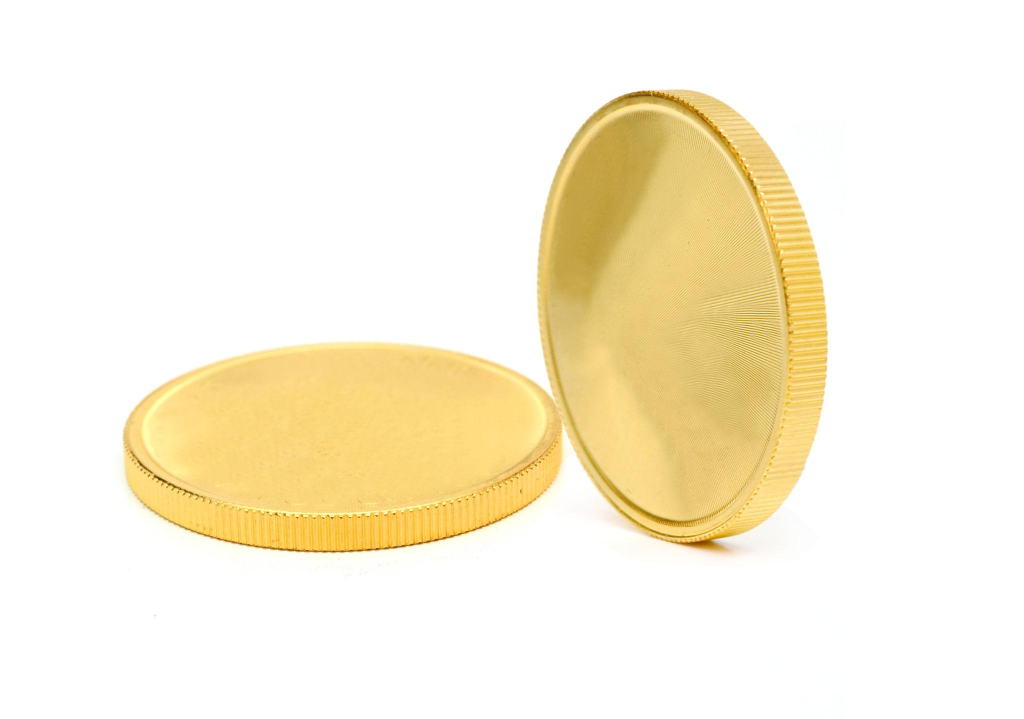
#> input picture images/sample2.jpg, 2048 x 1437 px, found by its file name (shown at 1/2 size)
$ python object_measurement.py
#> lines starting #> are read from the running program, lines starting #| are printed output that depends on the picture; after the words box and inside, x2 and y2 are one past the last pixel; in counts of white or black regions, pixels touching at a corner belong together
import cv2
import numpy as np

img = cv2.imread('images\sample2.jpg')
#> img is the input picture: shape (1437, 2048, 3); mean B, G, R 220.3, 242.2, 250.5

if img is None:
    print("Image not found")
    exit()

gray = cv2.cvtColor(img, cv2.COLOR_BGR2GRAY)
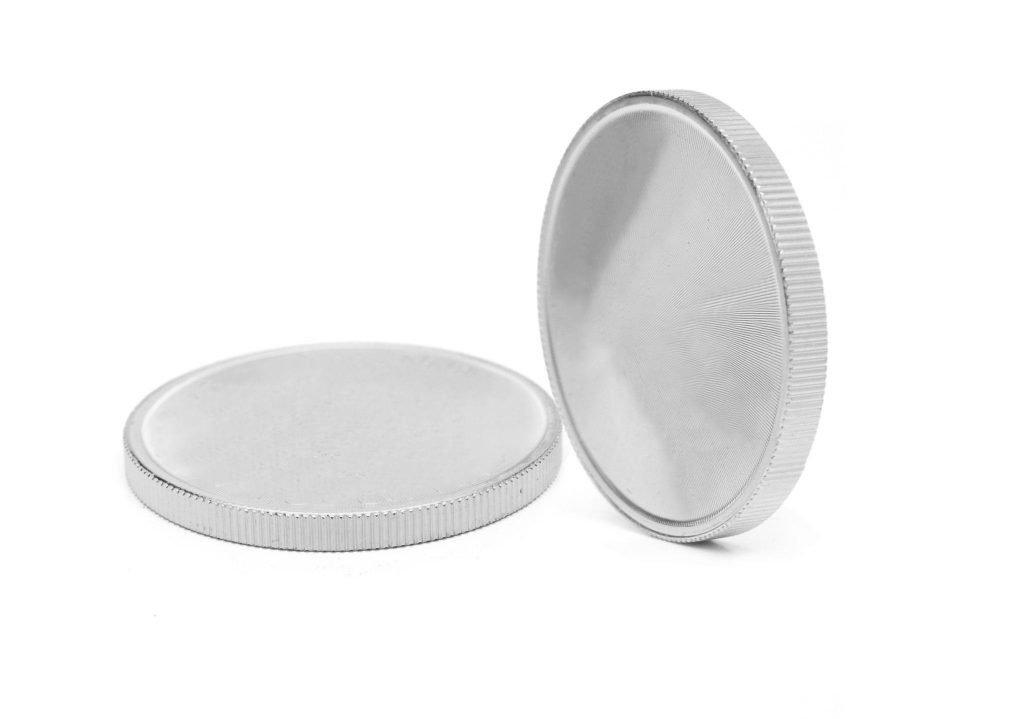
#> gray: shape (1437, 2048) (shown at 1/2 size); min 53, max 255, mean 242.2

_, thresh = cv2.threshold(
    gray, 0, 255, cv2.THRESH_BINARY_INV + cv2.THRESH_OTSU
)
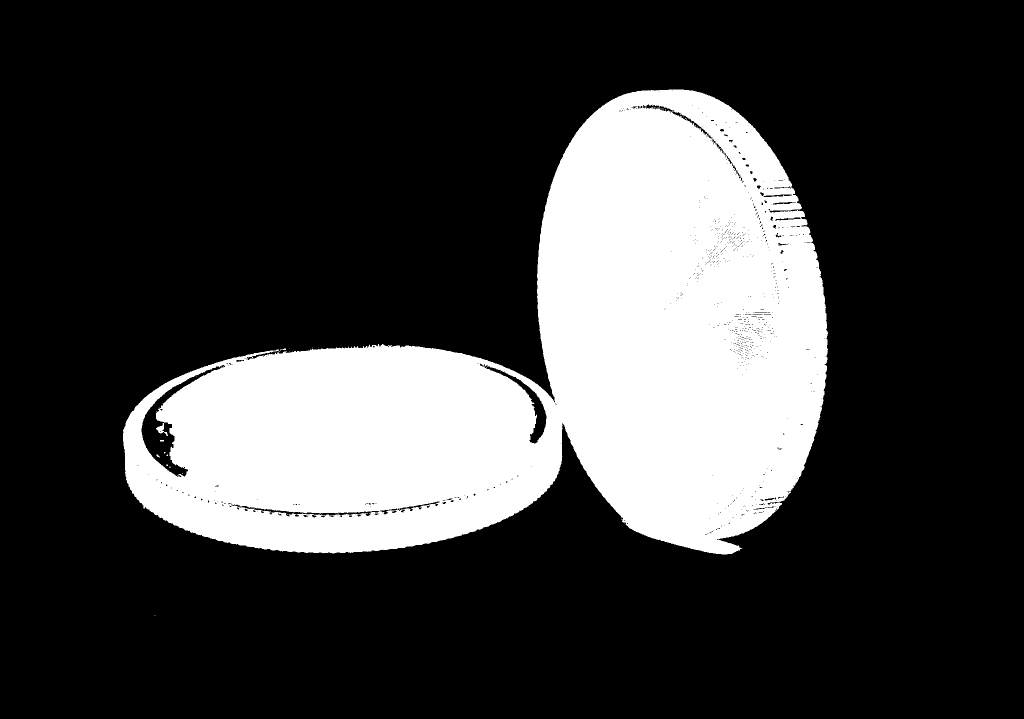
#> thresh: shape (1437, 2048) (shown at 1/2 size); 24% white; 31 white regions (26 under 20 px)

contours, _ = cv2.findContours(
    thresh, cv2.RETR_EXTERNAL, cv2.CHAIN_APPROX_SIMPLE
)
#> contours = 9 contours, 8 with area under 20; largest, box (x1, y1, x2, y2) and area: (246, 179, 1656, 1109) 718436

for cnt in contours:
    area = cv2.contourArea(cnt)

    if area < 500:  # ignore noise
        continue

    x, y, w, h = cv2.boundingRect(cnt)
    cv2.rectangle(img, (x, y), (x + w, y + h), (0, 255, 0), 2)
    cv2.putText(
        img, f"{int(area)}",
        (x, y - 5),
        cv2.FONT_HERSHEY_SIMPLEX, 0.6,
        (0, 0, 255), 2
    )
#> this loop made 9 passes
#> (area, x, y, w, h) on pass 9: (718435.5, 246, 179, 1410, 930)
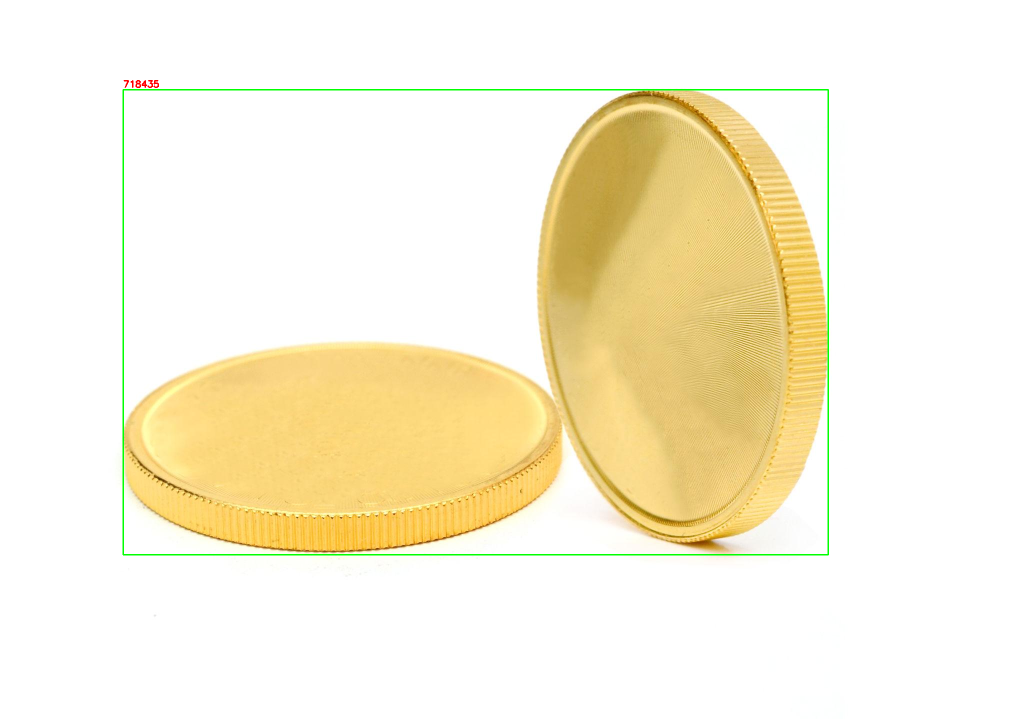
#> img: shape (1437, 2048, 3) (shown at 1/2 size); 0.49% of pixels changed, all inside (x1, y1, x2, y2) = (245, 160, 1658, 1111)


def resize_with_aspect_ratio(image, width=None, height=None):
#> called with width = 900
    h, w = image.shape[:2]
#> h = 1437; w = 2048

    if width is None and height is None:
        return image

    if width is not None:
        ratio = width / w
#> ratio = 0.439
        dim = (width, int(h * ratio))
#> dim = (900, 631)
    else:
        ratio = height / h
        dim = (int(w * ratio), height)

    return cv2.resize(image, dim)
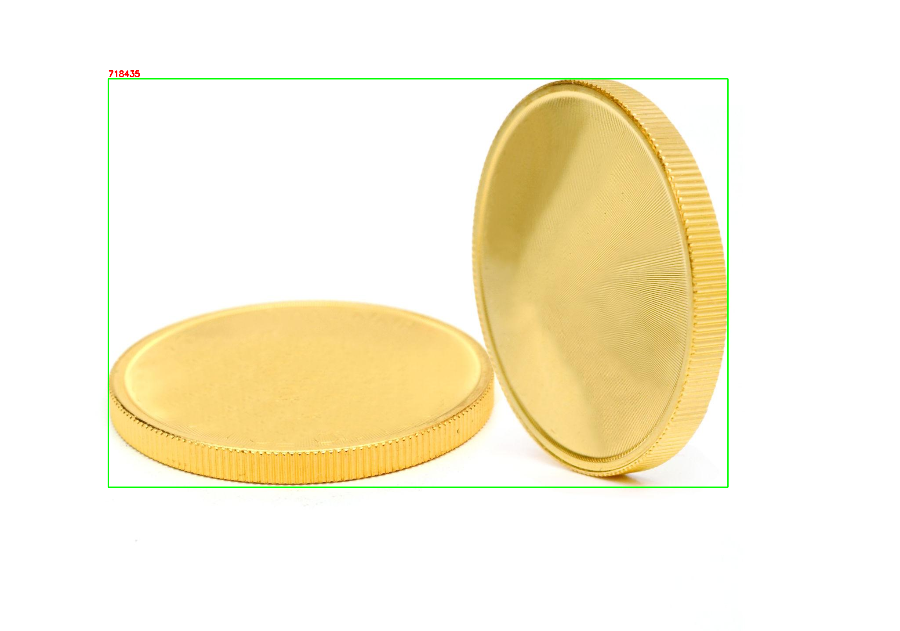
#> returned value: shape (631, 900, 3); mean of channels 0, 1, 2 218.9, 242.2, 249.2; drawn as B, G, R


# Resize for display
output = resize_with_aspect_ratio(img, width=900)

cv2.imshow("Object Areas", output)
cv2.waitKey(0)
cv2.destroyAllWindows()

$ run again, with images/sample.jpg copied over images/sample2.jpg
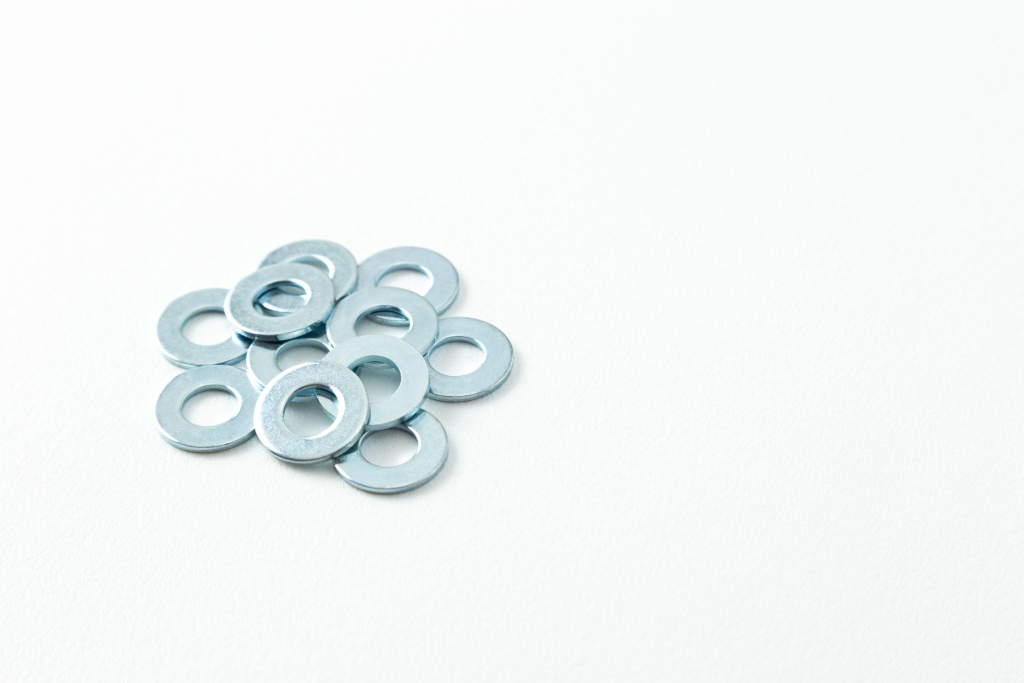
#> input picture images/sample.jpg, 2048 x 1365 px, found by its file name (shown at 1/2 size)
#> img is the input picture: shape (1365, 2048, 3); mean B, G, R 245.7, 246, 242.4
#> `_, thresh = cv2.threshold( gray, 0, 255, cv2.THRESH_BINARY_INV + cv2.T..`:
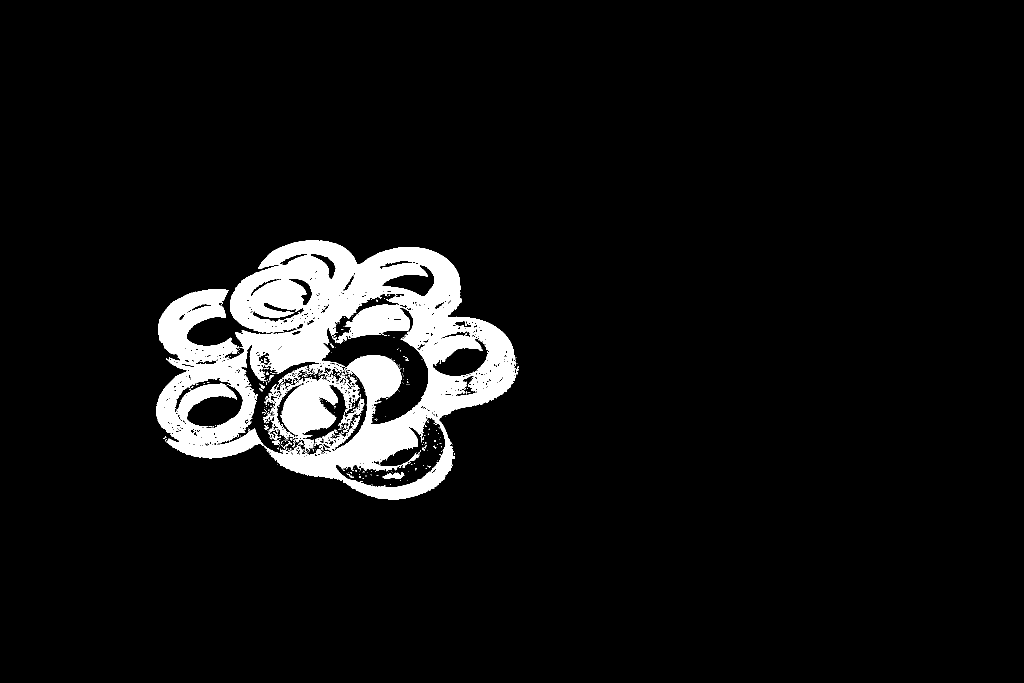
#> thresh: shape (1365, 2048) (shown at 1/2 size); 6.4% white; 375 white regions (349 under 20 px)
#> contours = 21 contours, 20 with area under 20; largest, box (x1, y1, x2, y2) and area: (312, 481, 1037, 1000) 251849
#> the loop `for cnt in contours:` made 21 passes
#> (area, x, y, w, h) on pass 21: (251849, 312, 481, 725, 519)
#> in resize_with_aspect_ratio, `return cv2.resize(image, dim)`:
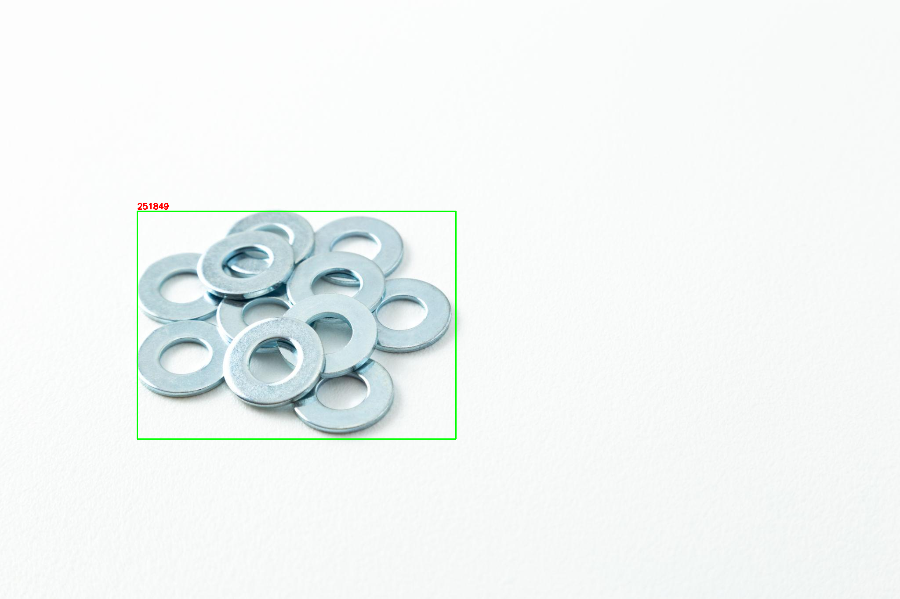
#> returned value: shape (599, 900, 3); mean of channels 0, 1, 2 244.9, 245.9, 241.6; drawn as B, G, R

$ run again, with images/sample1.jpeg copied over images/sample2.jpg
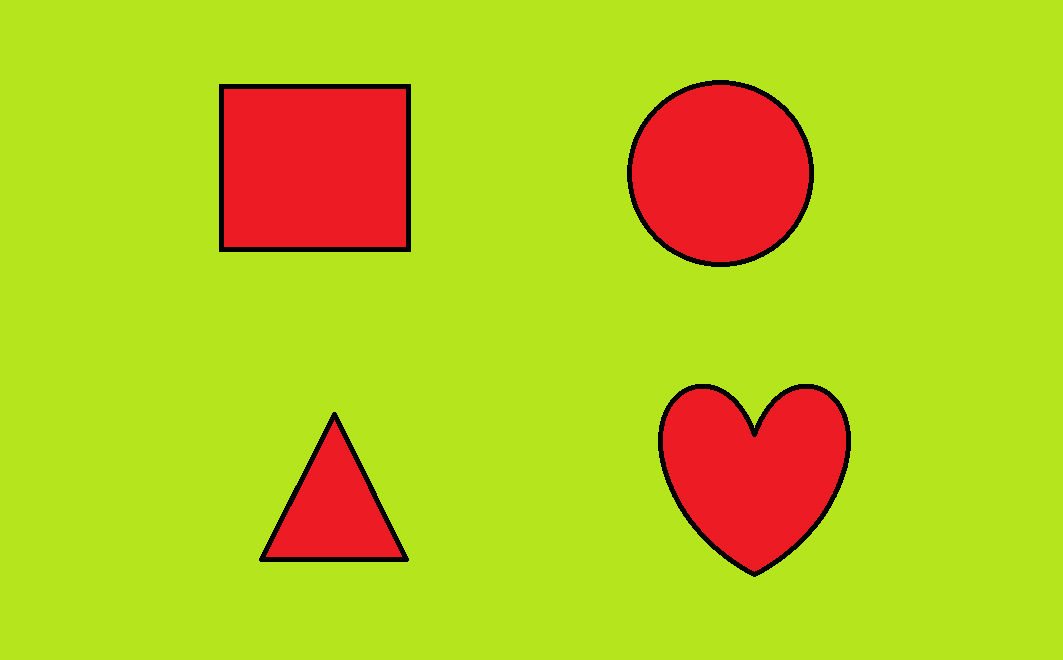
#> input picture images/sample1.jpeg, 1063 x 660 px, found by its file name
#> img is the input picture: shape (660, 1063, 3); mean B, G, R 29.4, 201.2, 184.8
#> `_, thresh = cv2.threshold( gray, 0, 255, cv2.THRESH_BINARY_INV + cv2.T..`:
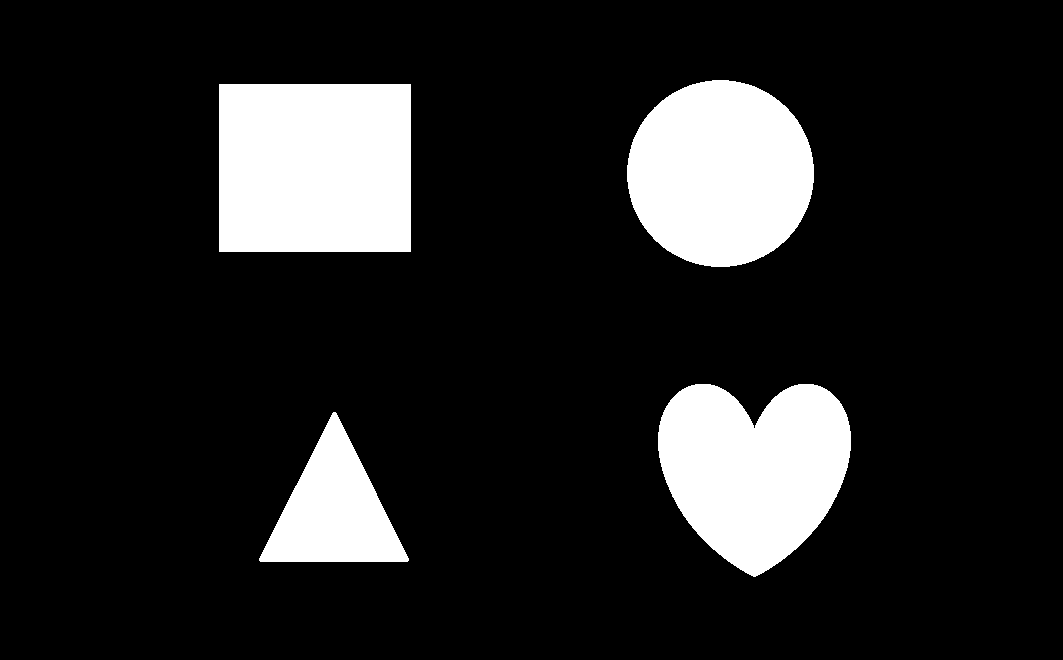
#> thresh: shape (660, 1063); 14% white; 4 white regions
#> contours = 4 contours; box (x1, y1, x2, y2) and area: (219, 84, 411, 252) 31897, (627, 80, 814, 267) 27153, (658, 384, 851, 577) 26618, (259, 412, 409, 562) 11474
#> the loop `for cnt in contours:` made 4 passes
#> (area, x, y, w, h) on passes 1, 2, 4: (11473.5, 259, 412, 150, 150), (26618, 658, 384, 193, 193), (27153, 627, 80, 187, 187)
#> after the loop `for cnt in contours:`:
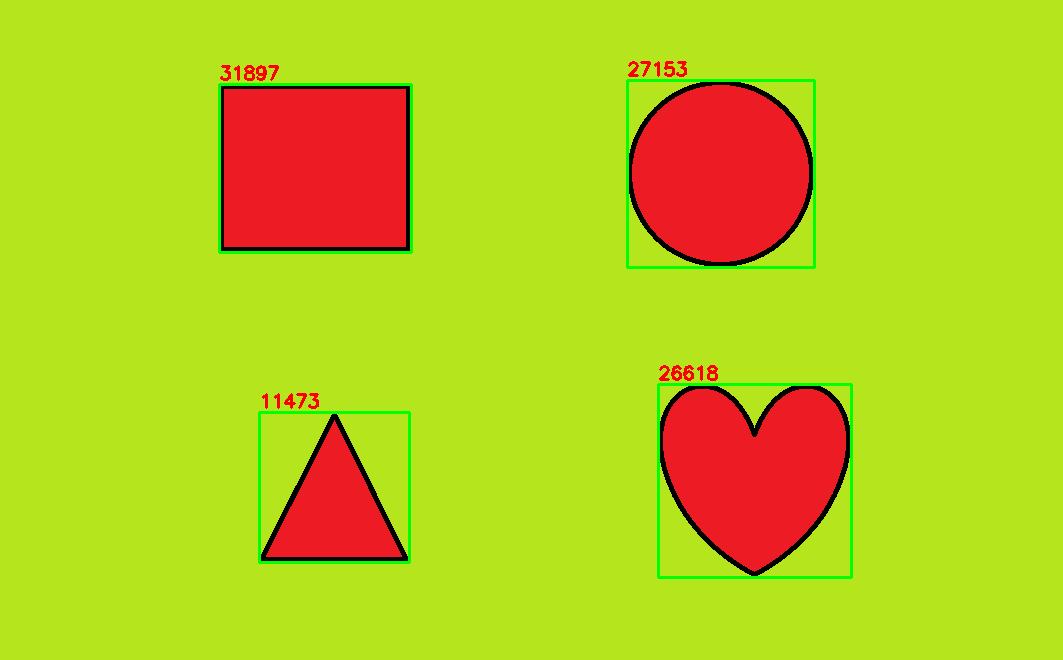
#> img: shape (660, 1063, 3); 1.46% of pixels changed, all inside (x1, y1, x2, y2) = (218, 61, 853, 579)
